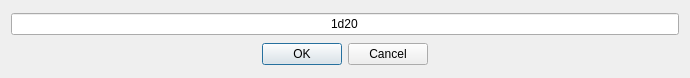
<?xml version="1.0" encoding="UTF-8"?>
<ui version="4.0">
 <class>DiceRoll</class>
 <widget class="QDialog" name="DiceRoll">
  <property name="windowModality">
   <enum>Qt::WindowModal</enum>
  </property>
  <property name="geometry">
   <rect>
    <x>0</x>
    <y>0</y>
    <width>690</width>
    <height>78</height>
   </rect>
  </property>
  <property name="windowTitle">
   <string>Dice Roll</string>
  </property>
  <property name="sizeGripEnabled">
   <bool>false</bool>
  </property>
  <property name="modal">
   <bool>true</bool>
  </property>
  <layout class="QVBoxLayout" name="verticalLayout">
   <item>
    <widget class="QLineEdit" name="leDice">
     <property name="text">
      <string>1d20</string>
     </property>
     <property name="cursorPosition">
      <number>0</number>
     </property>
     <property name="alignment">
      <set>Qt::AlignCenter</set>
     </property>
     <property name="readOnly">
      <bool>false</bool>
     </property>
    </widget>
   </item>
   <item>
    <widget class="QDialogButtonBox" name="buttonBox">
     <property name="autoFillBackground">
      <bool>false</bool>
     </property>
     <property name="orientation">
      <enum>Qt::Horizontal</enum>
     </property>
     <property name="standardButtons">
      <set>QDialogButtonBox::Cancel|QDialogButtonBox::Ok</set>
     </property>
     <property name="centerButtons">
      <bool>true</bool>
     </property>
    </widget>
   </item>
  </layout>
 </widget>
 <tabstops>
  <tabstop>leDice</tabstop>
  <tabstop>buttonBox</tabstop>
 </tabstops>
 <resources/>
 <connections>
  <connection>
   <sender>buttonBox</sender>
   <signal>accepted()</signal>
   <receiver>DiceRoll</receiver>
   <slot>accept()</slot>
   <hints>
    <hint type="sourcelabel">
     <x>227</x>
     <y>56</y>
    </hint>
    <hint type="destinationlabel">
     <x>157</x>
     <y>77</y>
    </hint>
   </hints>
  </connection>
  <connection>
   <sender>buttonBox</sender>
   <signal>rejected()</signal>
   <receiver>DiceRoll</receiver>
   <slot>reject()</slot>
   <hints>
    <hint type="sourcelabel">
     <x>295</x>
     <y>62</y>
    </hint>
    <hint type="destinationlabel">
     <x>286</x>
     <y>77</y>
    </hint>
   </hints>
  </connection>
 </connections>
</ui>
